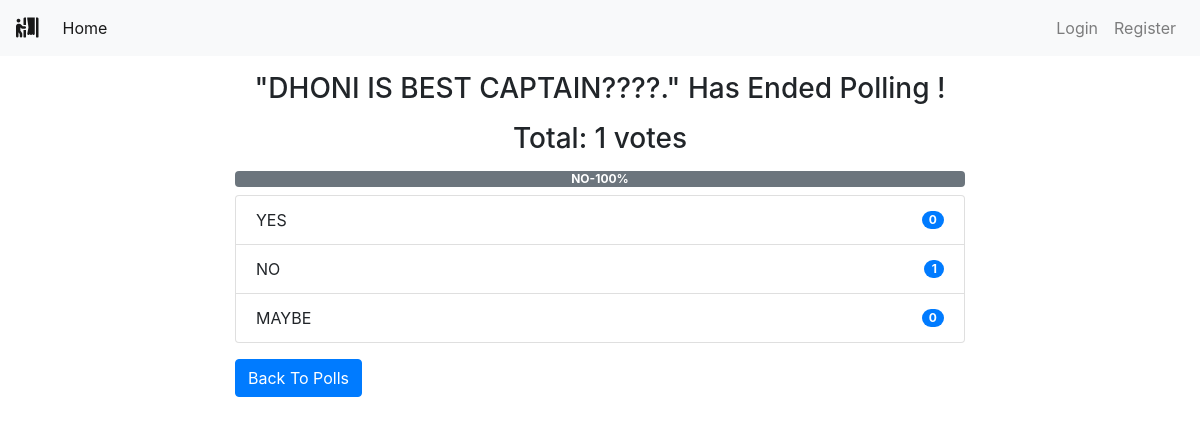
The page /polls/1/ on the database its author committed.
### polls/models.py (models this page shows, shortened)
class Poll(models.Model):
    owner = models.ForeignKey(User, on_delete=models.CASCADE)
    text = models.TextField()
    pub_date = models.DateTimeField(default=timezone.now)
    active = models.BooleanField(default=True)
    @property
    def get_vote_count(self):
        return self.vote_set.count()
    def get_result_dict(self):
        res = []
        for choice in self.choice_set.all():
            d = {}
            alert_class = ['primary', 'secondary', 'success',
                           'danger', 'dark', 'warning', 'info']
            d['alert_class'] = secrets.choice(alert_class)
            d['text'] = choice.choice_text
            d['num_votes'] = choice.get_vote_count
            if not self.get_vote_count:
                d['percentage'] = 0
            else:
                d['percentage'] = (choice.get_vote_count /
                                   self.get_vote_count)*100
            res.append(d)
        return res

class Choice(models.Model):
    poll = models.ForeignKey(Poll, on_delete=models.CASCADE)
    choice_text = models.CharField(max_length=255)
    @property
    def get_vote_count(self):
        return self.vote_set.count()

### polls/views.py (the view, shortened to what this page needs)
# urls.py: path('<int:poll_id>/', views.poll_detail, name='detail'),
def poll_detail(request, poll_id):
    poll = get_object_or_404(Poll, id=poll_id)
    if not poll.active:
        return render(request, 'polls/poll_result.html', {'poll': poll})

### polls/templates/polls/poll_result.html
{% extends 'base.html' %}
{% block content %}
<div class="container">
    {% if messages %}
    <div class="messages">
        {% for message in messages %}
        <div {% if message.tags %} class="{{ message.tags }}" {% endif %}>{{ message }}
            <button type="button" class="close" data-dismiss="alert" aria-label="Close">
                <span aria-hidden="true">&times;</span>
            </button>
        </div>
        {% endfor %}
    </div>
    {% else %}
    <div class="row">
        <div class="col-md-8 offset-sm-2">
            {% if poll.active %}
            <h3 class="mt-3 mb-3 text-center">Result for: {{ poll.text }}</h3>
            {% else %}
            <h3 class="mt-3 mb-3 text-center">"{{ poll.text }}" Has Ended Polling !</h3>
            {% endif %}
            <h3 class="mb-2 text-center">Total: {{ poll.get_vote_count }} votes</h3>
            <div class="progress mt-3 mb-2">
                {% for choice in poll.get_result_dict %}
                <div class="progress-bar bg-{{ choice.alert_class }}" role="progressbar" style="width: {{ choice.percentage }}%;"
                    aria-valuenow="30" aria-valuemin="0" aria-valuemax="100"><b>
                        {{choice.text|truncatewords:2}}-{{choice.percentage|floatformat}}%</b>
                </div>
                {% endfor %}
            </div>
            <ul class="list-group">
                {% for choice in poll.choice_set.all %}
                <li class="list-group-item d-flex justify-content-between align-items-center">
                    {{ choice.choice_text }}
                    <span class="badge badge-primary badge-pill">{{ choice.get_vote_count }}</span>
                </li>
                {% endfor %}
            </ul>
            {% endif %}
            <a class="btn btn-primary mt-3" href="{% url 'polls:list' %}" role="button">Back To Polls</a>
        </div>
    </div>
</div>
{% endblock content %}

### templates/base.html (shortened to what this page needs)
{% load static %}
<!DOCTYPE html>
<html lang="en">
<head>
    <link rel="stylesheet" href="https://maxcdn.bootstrapcdn.com/bootstrap/4.0.0/css/bootstrap.min.css"
>
    <link rel="stylesheet" href="https://use.fontawesome.com/releases/v5.6.3/css/all.css"
>
</head>
<body>
    {% include 'includes/navbar.html' %}
    {% block content %}
    {% endblock content %}
</body>
</html>

### templates/includes/navbar.html (shortened to what this page needs)
<nav class="navbar navbar-expand-sm navbar-light bg-light">
    <a class="navbar-brand" href="{% url 'home' %}"><i class="fas fa-person-booth"></i></a>
    <div class="collapse navbar-collapse" id="collapsibleNavId">
        <ul class="navbar-nav mr-auto mt-2 mt-lg-0">
            <li class="nav-item active">
                <a class="nav-link" href="{% url 'home' %}">Home <span class="sr-only">(current)</span></a>
            </li>
        </ul>
        <div class="navbar-nav ml-auto">
            {% if request.user.is_authenticated %}
            <a class="nav-link" href="{% url 'polls:list_by_user' %}">My Polls</a>
            <a class="nav-link" href="{% url 'accounts:logout' %}">Logout</a>
            {% else %}
            <a class="nav-link" href="{% url 'accounts:login' %}">Login</a>
            <a class="nav-link" href="{% url 'accounts:register' %}">Register</a>
            {% endif %}
        </div>
    </div>
</nav>

### rows shown on the page
Poll: text "DHONI IS BEST CAPTAIN????.", get_vote_count "1"
Choice: text "NO", choice_text "NO", get_vote_count "1"
Choice: choice_text "YES", get_vote_count "0"
Choice: choice_text "MAYBE", get_vote_count "0"

### other values the page prints
{{ choice.percentage|floatformat }} "100"
